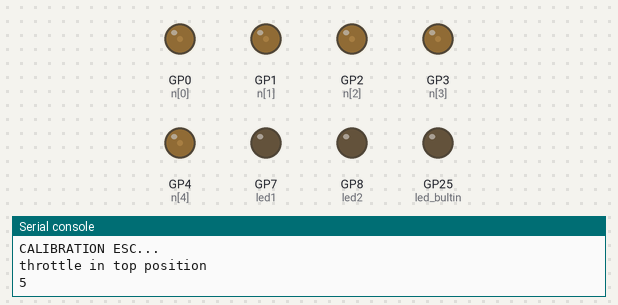
A program run on a simulated Raspberry Pi Pico running MicroPython. Shown: output pins drawn as LEDs (lit = HIGH), the last lines printed to the serial console. At 26.6 s the program stops and its outputs stay as they are.

Above: at 0.1 s.
At 26.45 s:
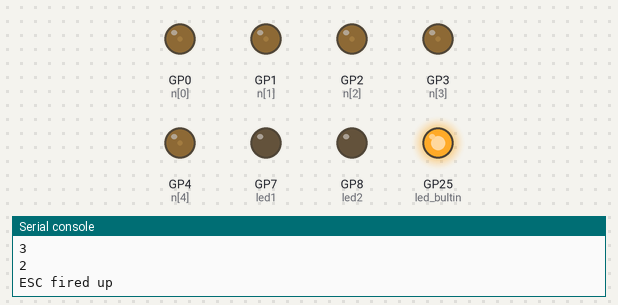
Timing chart, 0 to 28.0 s (numbered marks = the images above):
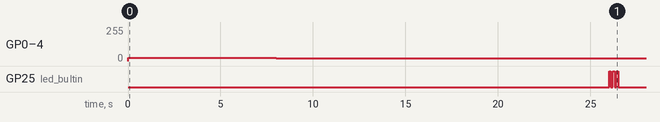

Measured:
- by itself, GP0 (n[0]), GP1 (n[1]), GP2 (n[2]), GP3 (n[3]), GP4 (n[4]): 0/255 → 25/255 at 0.00 s, → 19/255 8.0 s later
- by itself, GP25 (led_bultin): LOW → HIGH at 26.0 s, → LOW 0.10 s later, → HIGH 0.10 s later, → LOW 0.10 s later, … (6 changes in this stretch)

The program:

calibration_ESC.py
```python
# programme pour la calibration des ESC
# A faire une fois par ESC
# Version : 0.1
# Date de modification : 13/04/26

import utime
from machine import Pin,PWM,UART

fireup_pin = machine.Pin(18,Pin.IN,Pin.PULL_UP)
led_bultin = machine.Pin(25,machine.Pin.OUT)
led1 = machine.Pin(7,machine.Pin.OUT)
led2 = machine.Pin(8,machine.Pin.OUT)
raspi = machine.UART(0, baudrate=9600 , tx=Pin(16), rx=Pin(17)) # Nico
esc = []

for n in range(5):
    esc.append(PWM(Pin(n, mode=Pin.OUT),freq=50))
moters,leds,trig,count = [0] * 5,[0] * 2,0,0

print("CALIBRATION ESC...")

def calibration_ESC():
    for n in range(5):
        esc[n].duty_u16(6350)
    print("throttle in top position")
    for n in range(5,1,-1):
        print(n)
        utime.sleep(2)
    print("throttle in neutral position")
    for n in range(5):
        esc[n].duty_u16(4950)
    for n in range(7,1,-1):
        print(n)
        utime.sleep(3)
    print("ESC fired up")
    for n in range(3):
        led_bultin.value(1)
        utime.sleep(0.1)
        led_bultin.value(0)
        utime.sleep(0.1)

##################################################################
# Calibration des ESC
calibration_ESC()

# FIN
```
